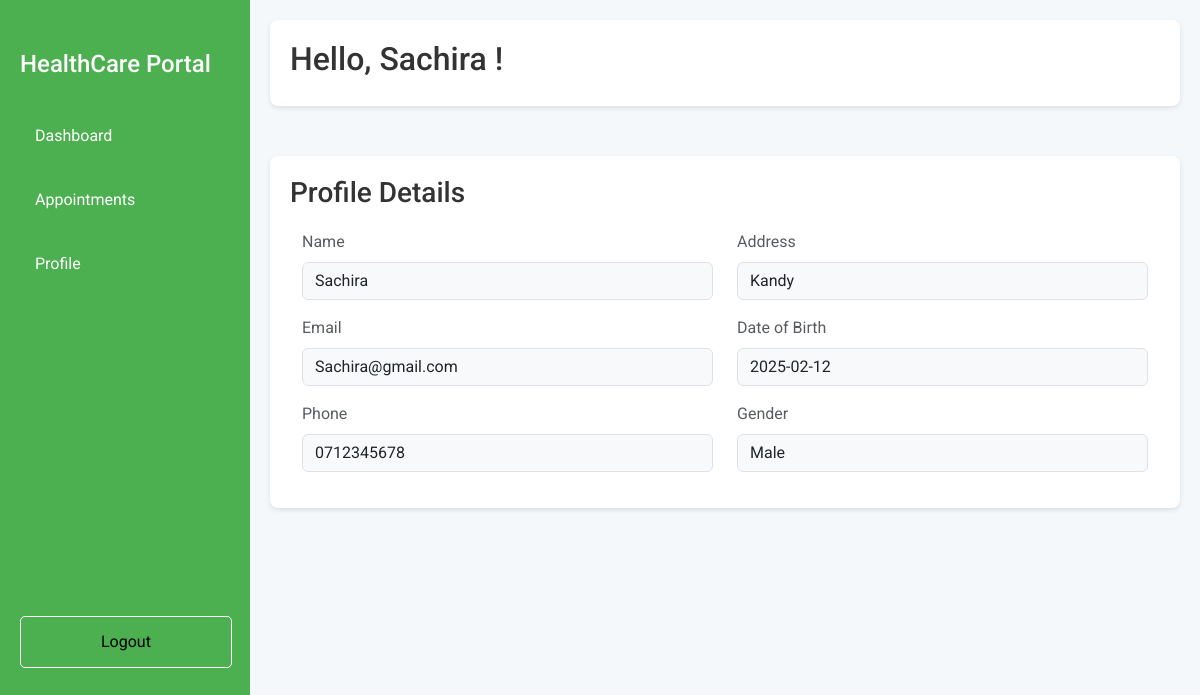
Screenshot of /patientProfile.php (signed in) with the database file from the repository.
### tables this page shows
CREATE TABLE `patients` (
  `pid` int(11) NOT NULL,
  `name` varchar(100) NOT NULL,
  `email` varchar(100) NOT NULL,
  `password` varchar(255) NOT NULL,
  `phone` varchar(10) NOT NULL,
  `address` varchar(255) NOT NULL,
  `dob` date NOT NULL,
  `gender` enum('male','female') NOT NULL,
  `created_at` timestamp NOT NULL DEFAULT current_timestamp()
);

### patientProfile.php (the view, shortened to what this page needs)
<?php
include('dbconnection.php');
$patient_id = $_SESSION['patient_id'];
$query = "SELECT * FROM patients WHERE pid = :patient_id";
$stmt = $conn->prepare($query);
$stmt->bindParam(':patient_id', $patient_id);
$stmt->execute();
$patient = $stmt->fetch(PDO::FETCH_ASSOC);
?>
<!DOCTYPE html>
<html lang="en">
<head>
    <link href="https://cdn.jsdelivr.net/npm/bootstrap@5.3.3/dist/css/bootstrap.min.css" rel="stylesheet"
>
</head>
<body>
    <div class="sidebar">
        <h4 style="margin:30px auto">HealthCare Portal</h4>
        <a href="patientDashboard.php">Dashboard</a>
        <a href="appointmentPatient.php">Appointments</a>
        <a href="patientProfile.php">Profile</a>
        <form action="" method="POST" style="display: inline;">
            <button type="submit" name="logout" class="logout-btn">
                Logout
            </button>
        </form>
    </div>
    <div class="main-content">
        <div class="header">
            <h2>Hello, <?php echo ucfirst($patient['name']) . ' '; ?>!</h2>
        </div>
        <div class="profile-details">
            <h3>Profile Details</h3>
            <div class="container">
                <div class="row">
                    <div class="col-md-6">
                        <div class="mb-3">
                            <label class="form-label text-muted">Name</label>
                            <p class="form-control bg-light"><?php echo ucwords($patient['name']); ?></p>
                        </div>
                        <div class="mb-3">
                            <label class="form-label text-muted">Email</label>
                            <p class="form-control bg-light"><?php echo ucwords($patient['email']); ?></p>
                        </div>
                        <div class="mb-3">
                            <label class="form-label text-muted">Phone</label>
                            <p class="form-control bg-light"><?php echo ucwords($patient['phone']); ?></p>
                        </div>
                    </div>
                    <div class="col-md-6">
                        <div class="mb-3">
                            <label class="form-label text-muted">Address</label>
                            <p class="form-control bg-light"><?php echo ucwords($patient['address']); ?></p>
                        </div>
                        <div class="mb-3">
                            <label class="form-label text-muted">Date of Birth</label>
                            <p class="form-control bg-light"><?php echo ucwords($patient['dob']); ?></p>
                        </div>
                        <div class="mb-3">
                            <label class="form-label text-muted">Gender</label>
                            <p class="form-control bg-light"><?php echo ucwords($patient['gender']); ?></p>
                        </div>
                    </div>
                </div>
            </div>
        </div>
    </div>
</body>
</html>

### patientProfile.php (style rules this page uses)
* { margin: 0; padding: 0; box-sizing: border-box; }
body { font-family: 'Roboto', sans-serif; background-color: #f4f8fb; display: flex; justify-content: flex-start; min-height: 100vh; }
.sidebar { width: 250px; background-color: #4CAF50; padding: 20px; color: white; height: 100vh; position: fixed; }
.sidebar a { display: block; color: white; padding: 15px; text-decoration: none; margin: 10px 0; border-radius: 5px; }
.logout-btn { margin-top: 150%; background: none; border: 1px solid white; color: black; cursor: pointer; padding: 13px 80px; border-radius: 5px; font: inherit; text-align: start; }
.main-content { margin-left: 250px; width: calc(100% - 250px); padding: 20px; }
.header { display: flex; justify-content: space-between; align-items: center; background-color: #fff; padding: 20px; border-radius: 8px; box-shadow: 0 2px 5px rgba(0, 0, 0, 0.1); margin-bottom: 50px; }
.header h2 { color: #333; }
.profile-details { background-color: #fff; padding: 20px; border-radius: 8px; box-shadow: 0 2px 5px rgba(0, 0, 0, 0.1); margin-bottom: 20px; }
.profile-details h3 { margin-bottom: 20px; color: #333; }

### rows the page displays
patients: name "Sachira", email "Sachira@gmail.com", phone "0712345678", address "Kandy", dob "2025-02-12", gender "Male"
